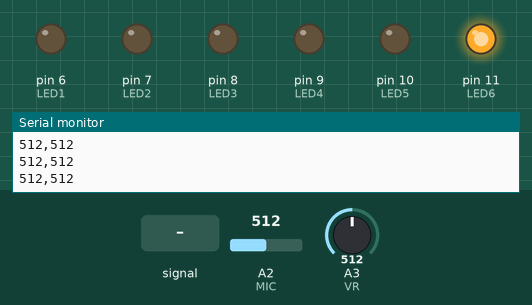
Bench run of a sketch on a simulated Arduino Uno, built with avr-gcc and run on an emulated ATmega328P. Shown: output pins drawn as LEDs (lit = HIGH), the last lines printed to the serial monitor. Dashed ring = blinking. Inputs (shaded band) come from the test bench; at power-on: A2 (MIC) = 512, A3 (VR) = 512.

Above: at 2.6 s.
2.7 s: A2 (MIC) fed a 200 Hz sine of ±81 counts around its level
At 3.26 s:
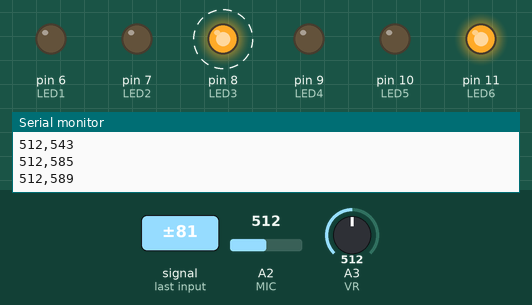
5.7 s: A2 (MIC) set to 716
At 6.6 s:
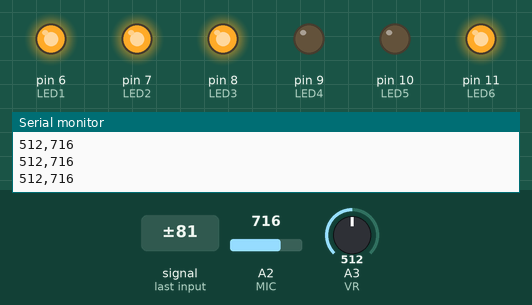
7.2 s: A3 (VR) set to 785
8.7 s: A3 (VR) set to 807
At 9.5 s:
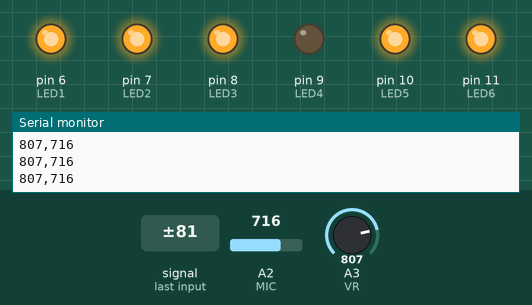
10.2 s: A2 (MIC) fed a 1000 Hz sine of ±255 counts around its level
At 11.86 s:
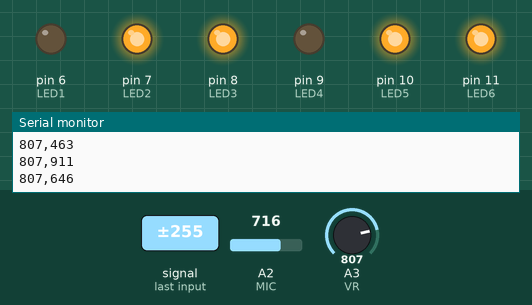
13.2 s: A3 (VR) set to 790
At 15.08 s:
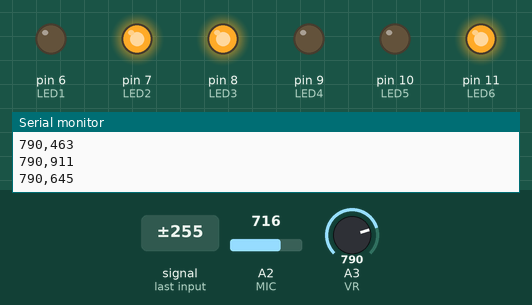
Timing chart, 0 to 17.2 s (numbered marks = the images above; inputs shaded):
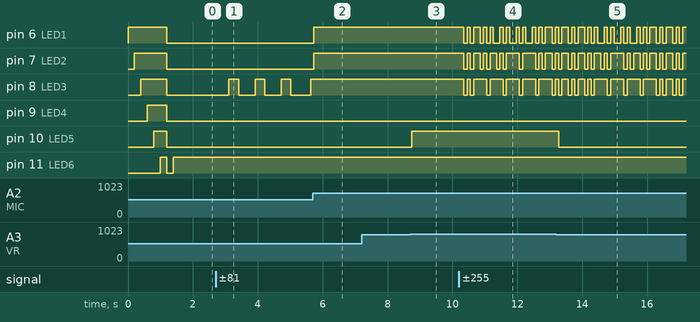

The sketch:

Sound_Level_Meter.ino
```cpp
// (licence header left out)
#define LED1             6
#define LED2             7
#define LED3             8
#define LED4             9
#define LED5            10
#define LED6            11

#define MIC             A2
#define VR              A3

unsigned int dataVR;
unsigned int dataMic;
unsigned int MicLevelNom = 550;

//-----------------------------------------------
// Get VR and MIC data
//-----------------------------------------------
void getSensorData()
{
    dataVR = analogRead(VR);
    dataMic = analogRead(MIC);

    Serial.print(dataVR,DEC);
    Serial.print(",");
    Serial.println(dataMic,DEC);
}

//-----------------------------------------------
// Turn the LEDs on and off according to the VR and MIC values.
//-----------------------------------------------
void dispSensorData()
{
    if (dataVR < 400)
    {
      digitalWrite(LED4,LOW);
      digitalWrite(LED5,LOW);
      digitalWrite(LED6,LOW);
    }
    else if (dataVR >= 400 && dataVR < 800)
    {
       digitalWrite(LED4,LOW);
       digitalWrite(LED5,LOW);
       digitalWrite(LED6,HIGH);
    }
    else if (dataVR >= 800 && dataVR < 900)
    {
       digitalWrite(LED4,LOW);
       digitalWrite(LED5,HIGH);
       digitalWrite(LED6,HIGH);
    }
    else
    {
       digitalWrite(LED4,HIGH);
       digitalWrite(LED5,HIGH);
       digitalWrite(LED6,HIGH);
    }

    if (dataMic < MicLevelNom)
    {
      digitalWrite(LED1,LOW);
      digitalWrite(LED2,LOW);
      digitalWrite(LED3,LOW);
    }
    else if (dataMic >= MicLevelNom && dataMic < MicLevelNom+50)
    {
      digitalWrite(LED1,LOW);
      digitalWrite(LED2,LOW);
      digitalWrite(LED3,HIGH);
    }
    else if (dataMic >= MicLevelNom+50 && dataMic < MicLevelNom+150)
    {
      digitalWrite(LED1,LOW);
      digitalWrite(LED2,HIGH);
      digitalWrite(LED3,HIGH);
    }
    else
    {
      digitalWrite(LED1,HIGH);
      digitalWrite(LED2,HIGH);
      digitalWrite(LED3,HIGH);
    }
}


void setup() {
  Serial.begin(115200);
  Serial.println("start!!");

   pinMode(LED1, OUTPUT);
  digitalWrite(LED1, LOW);
  pinMode(LED2, OUTPUT);
  digitalWrite(LED2, LOW);
  pinMode(LED3, OUTPUT);
  digitalWrite(LED3, LOW);
  pinMode(LED4, OUTPUT);
  digitalWrite(LED4, LOW);
  pinMode(LED5, OUTPUT);
  digitalWrite(LED5, LOW);
  pinMode(LED6, OUTPUT);
  digitalWrite(LED6, LOW);

  pinMode(MIC, INPUT);
  pinMode(VR, INPUT);

  // Startup test(LED)
  digitalWrite(LED1,HIGH);
  delay(200);
  digitalWrite(LED2,HIGH);
  delay(200);
  digitalWrite(LED3,HIGH);
  delay(200);
  digitalWrite(LED4,HIGH);
  delay(200);
  digitalWrite(LED5,HIGH);
  delay(200);
  digitalWrite(LED6,HIGH);
  delay(200);
  digitalWrite(LED1,LOW);
  digitalWrite(LED2,LOW);
  digitalWrite(LED3,LOW);
  digitalWrite(LED4,LOW);
  digitalWrite(LED5,LOW);
  digitalWrite(LED6,LOW);
  delay(200);

  Serial.print("VR");
  Serial.print(",");
  Serial.println("MIC");

}


void loop() {
  getSensorData();
  dispSensorData();
  delay(100);
}
```

Measured:
- the behaviour switches between 799 and 800 on A3 (VR) (found by bisection; images 2 and 3)
- after the input at 2.7 s, pin 8 (LED3): alternates HIGH for 0.30 s and LOW for 0.50 s, starting after 0.41 s
- after the input at 5.7 s, pin 6 (LED1), pin 7 (LED2): LOW → HIGH at once; pin 8 (LED3): stays HIGH (without the input it goes to LOW after 0.23 s)
- after the input at 8.7 s, pin 10 (LED5): LOW → HIGH at once
- after the input at 10.2 s, pin 6 (LED1): HIGH → LOW after 0.15 s, → HIGH 0.10 s later, → LOW 0.10 s later, → HIGH 0.10 s later, … (24 changes in this stretch); pin 7 (LED2): HIGH → LOW after 0.15 s, → HIGH 0.10 s later, → LOW 0.10 s later, → HIGH 0.10 s later, … (20 changes in this stretch)
- after the input at 13.2 s, pin 10 (LED5): HIGH → LOW after 0.07 s
